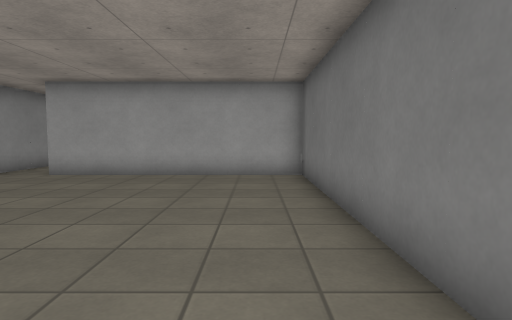
view 1 (above)

21 first-person views from a walk through a level from a Godot 3-D game. The camera is 1.2 m above the floor, tilts 4° down and sees 75° across. The floor is counted in squares, 1 m on a side. Each view is taken from the middle of a square. On the plan, view 1 faces up. The plan holds only what a view shows up to about 14 squares ahead; the rest is blank. Surface patterns are stand-ins for the level's own textures.

view 2
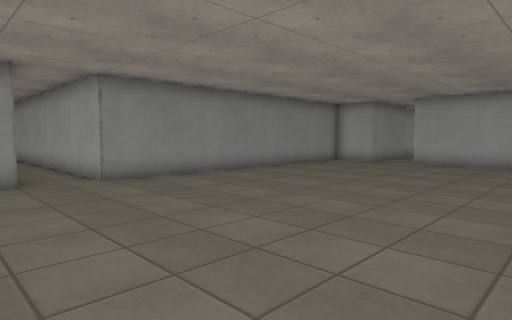

view 3
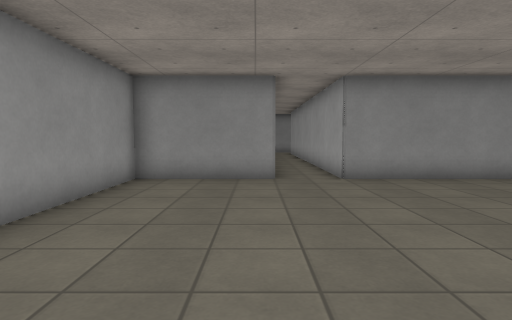

view 4
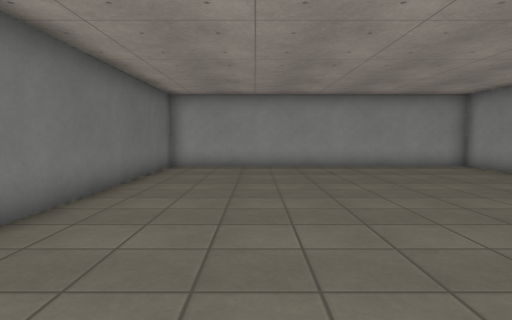

view 5
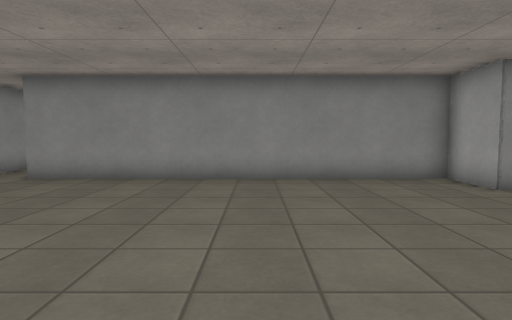

view 6
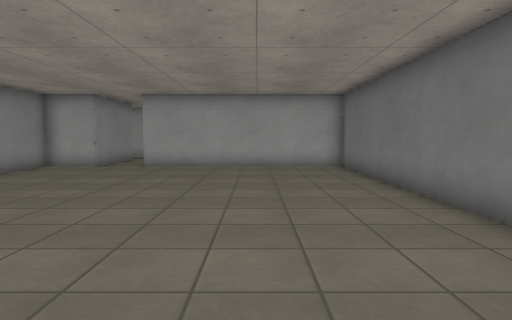

view 7
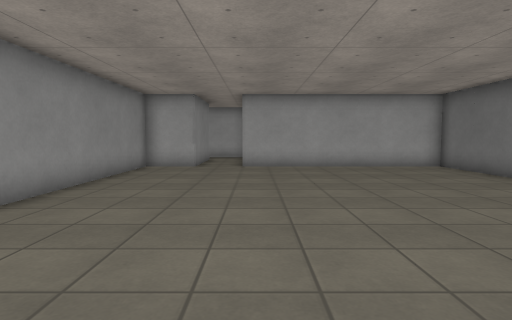

view 8
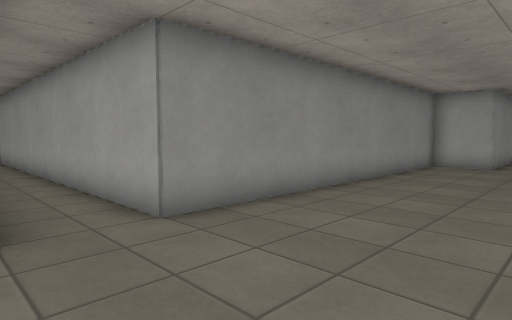

view 9
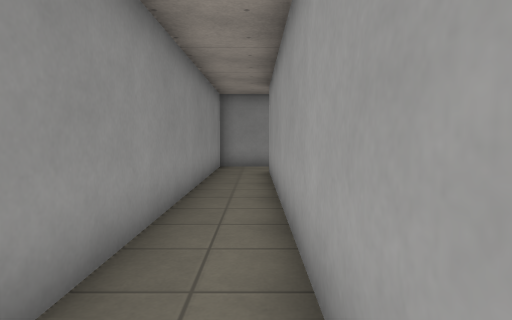

view 10
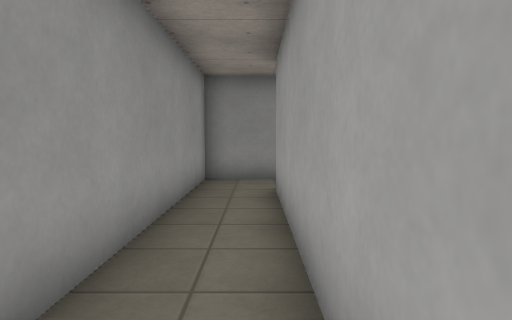

view 11
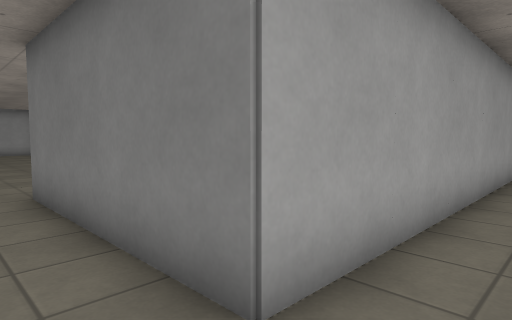

view 12
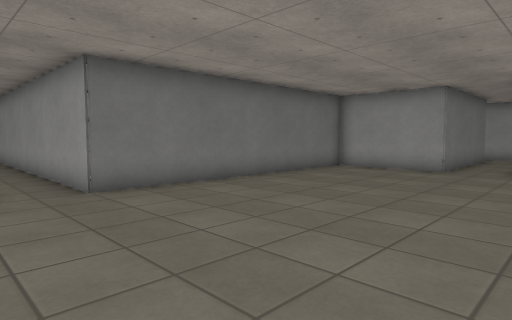

view 13
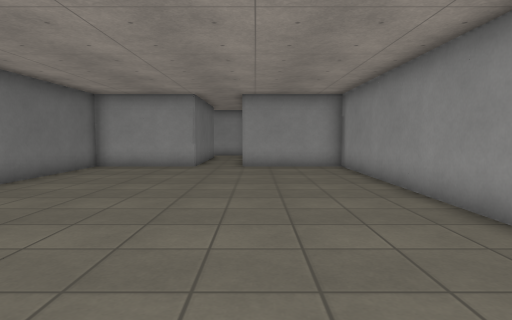

view 14
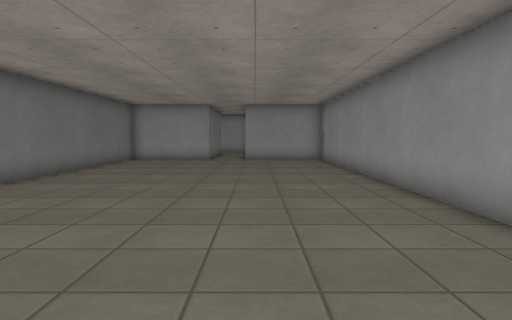

view 15
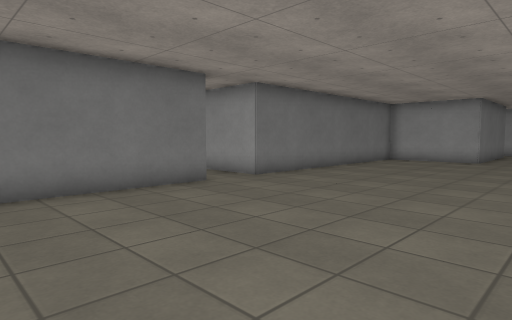

view 16
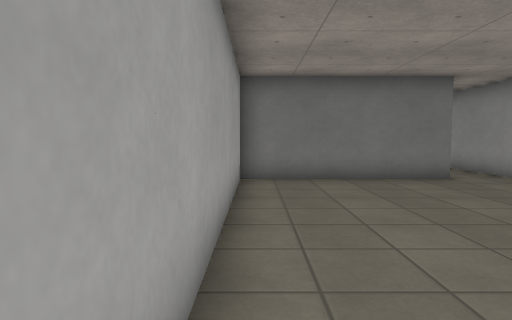

view 17
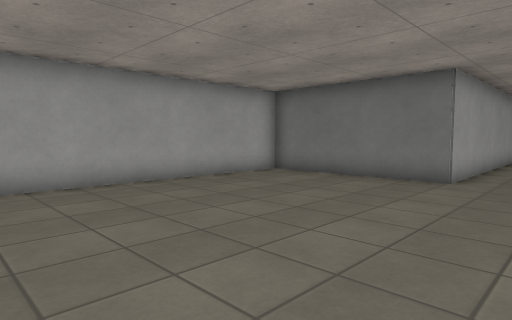

view 18
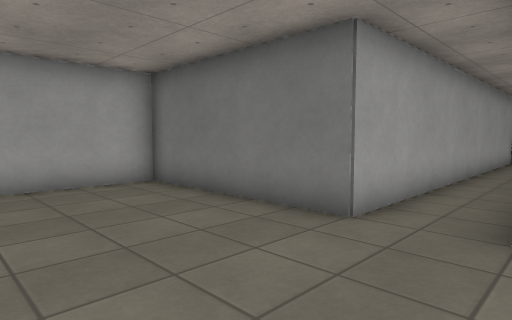

view 19
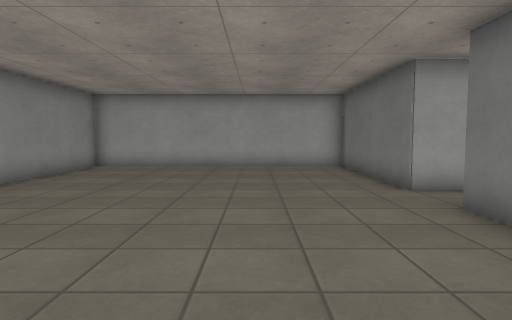

view 20
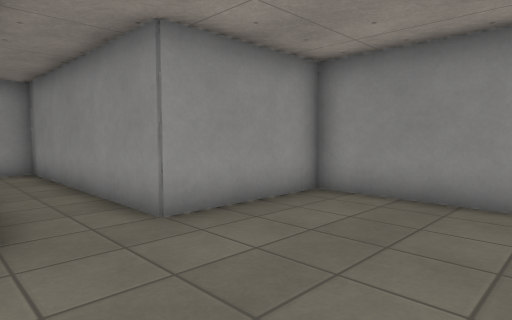

view 21
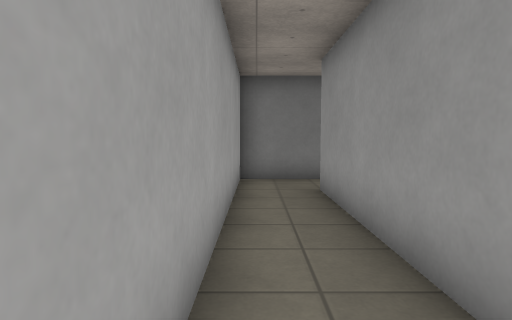

### Floor plan
Ten units are one square. View 1 is at (0, 0); x grows to the right and y downward. Boxes are objects, and circles mark ways between rooms. Rooms are numbered by the first view taken in them; rooms with no view inside come last. Other rooms are left out.
<svg viewBox="-310 -229 330 308">
<path fill="none" stroke="#000" d="M-104 34 -104 74 15 74 15 -105 -66 -105M-84 -105 -104 -105 -104 15M-84 -136 -84 -105M-66 -141 -66 -165M-70 -164 -206 -164 -206 -224 -305 -224 -305 -46 -265 -46 -265 34 -120 34M-104 15 -245 15 -245 -46 -206 -46 -206 -145 -85 -145"/>
<circle cx="-110" cy="25" r="3" fill="#2a7"/>
<circle cx="-75" cy="-110" r="3" fill="#2a7"/>
<text x="-50" y="-20">1</text>
<text x="-230" y="-110">2</text>
</svg>
Room 1 opens to room 2.

Where each view was taken, in squares from view 1:
view 1: 0 up, 0 right, facing up
view 2: 5 down, 1 left, facing up-left
view 3: 4 down, 1 left, facing left
view 4: 6 up, 2 left, facing down
view 5: 5 up, 1 left, facing left
view 6: 3 down, 2 left, facing up
view 7: 3 down, 6 left, facing up
view 8: 4 down, 6 left, facing up-left
view 9: 2 down, 13 left, facing left
view 10: 2 down, 17 left, facing left
view 11: 3 down, 26 left, facing up-right
view 12: 17 up, 28 left, facing down-right
view 13: 18 up, 27 left, facing down
view 14: 22 up, 27 left, facing down
view 15: 22 up, 28 left, facing down-right
view 16: 22 up, 30 left, facing right
view 17: 14 up, 30 left, facing up-right
view 18: 14 up, 25 left, facing up-right
view 19: 9 up, 24 left, facing up
view 20: 9 up, 24 left, facing down-left
view 21: 16 up, 16 left, facing right
